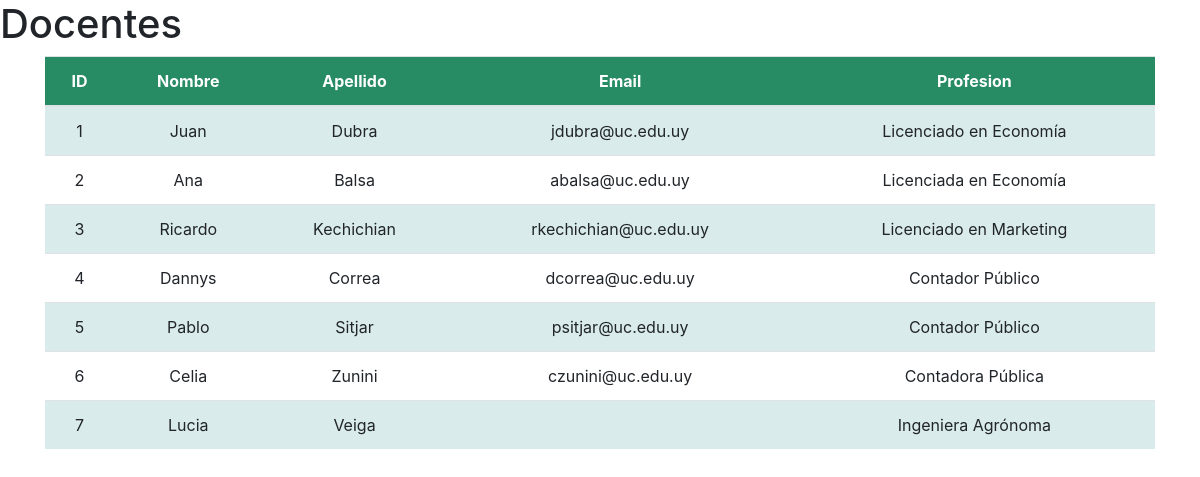
Screenshot of /app/docentes/ with the database file from the repository.
### app/models.py (models this page shows, shortened)
class Docente(models.Model):
    nombre = models.CharField(max_length=50)
    apellido = models.CharField(max_length=50)
    email = models.EmailField()
    profesion = models.CharField(max_length=50)

### app/views.py (the view)
# urls.py: path('docentes/', docentes, name="docentes"),
def docentes(request):
    ctx = {"docentes": Docente.objects.all() }
    return render(request, "app/docentes.html", ctx)

### app/templates/app/docentes.html (shortened to what this page needs)
{% load static %}
<!DOCTYPE html>
<html lang="en">
<head>
  <link rel="stylesheet" href="https://maxcdn.bootstrapcdn.com/bootstrap/4.3.1/css/bootstrap.min.css">
</head>
<h1>Docentes</h1>
<body style="background-image: url('{% static 'app/assets/fondo2.jpg' %}'); background-size: cover; color: dark-grey"></body>
<body>
    <div class="container">
      <table class="table table-striped table-hover">
        <thead class="thead-green">
          <tr>
            <th scope="col">ID</th>
            <th scope="col">Nombre</th>
            <th scope="col">Apellido</th>
            <th scope="col">Email</th>
            <th scope="col">Profesion</th>
          </tr>
        </thead>
        <tbody>
            {% for docente in docentes %}
            <tr>
                <td>{{ docente.id }}</td>
                <td>{{ docente.nombre }}</td>
                <td>{{ docente.apellido }}</td>
                <td>{{ docente.email }}</td>
                <td>{{ docente.profesion }}</td>
            </tr>
            {% endfor %}
        </tbody>
      </table>
    </div>
  </body>
</body>
  </html>

### app/templates/app/docentes.html (style rules this page uses)
.container { text-align: center; }
.table-striped tbody tr:nth-of-type(odd) { background-color: rgb(217, 235, 235); }
.thead-green { background-color: rgb(39, 139, 99); color: white; }

### rows the page displays
Docente: id "1", nombre "Juan", apellido "Dubra", email "jdubra@uc.edu.uy", profesion "Licenciado en Economía"
Docente: id "2", nombre "Ana", apellido "Balsa", email "abalsa@uc.edu.uy", profesion "Licenciada en Economía"
Docente: id "3", nombre "Ricardo", apellido "Kechichian", email "rkechichian@uc.edu.uy", profesion "Licenciado en Marketing"
Docente: id "4", nombre "Dannys", apellido "Correa", email "dcorrea@uc.edu.uy", profesion "Contador Público"
Docente: id "5", nombre "Pablo", apellido "Sitjar", email "psitjar@uc.edu.uy", profesion "Contador Público"
Docente: id "6", nombre "Celia", apellido "Zunini", email "czunini@uc.edu.uy", profesion "Contadora Pública"
Docente: id "7", nombre "Lucia", apellido "Veiga", profesion "Ingeniera Agrónoma"
